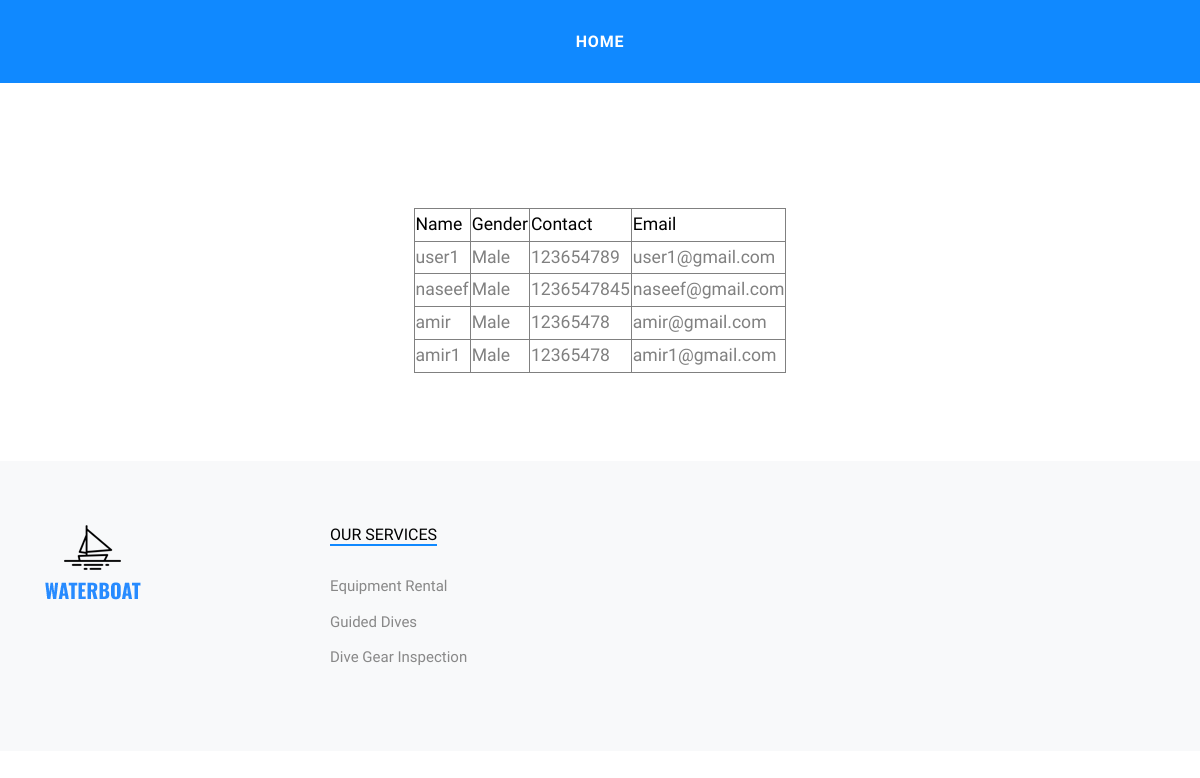
The page /admin_viewuser on the database its author committed.
### app/models.py (models this page shows)
class userr(models.Model):
    name = models.CharField(max_length=100)
    gender = models.CharField(max_length=100)
    contact = models.CharField(max_length=100)
    email = models.EmailField(max_length=100)
    password = models.CharField(max_length=100)
    user_id = models.ForeignKey(User,on_delete=models.CASCADE)

### app/views.py (the view)
# urls.py: path('admin_viewuser',views.viewuser,name='admin_viewuser'),
def viewuser(request):
    data = userr.objects.all()
    return render(request,'admin_viewuser.html',{'a':data})

### template/admin_viewuser.html (shortened to what this page needs)
<!DOCTYPE html>
<html lang="en">
  {% load static %}
<head>
  <link rel="stylesheet" href="/static/main/fonts/icomoon/style.css">
  <link rel="stylesheet" href="/static/main/css/bootstrap.min.css">
  <link rel="stylesheet" href="/static/main/css/jquery-ui.css">
  <link rel="stylesheet" href="/static/main/css/owl.carousel.min.css">
  <link rel="stylesheet" href="/static/main/css/owl.theme.default.min.css">
  <link rel="stylesheet" href="/static/main/css/owl.theme.default.min.css">
  <link rel="stylesheet" href="/static/main/css/jquery.fancybox.min.css">
  <link rel="stylesheet" href="/static/main/css/bootstrap-datepicker.css">
  <link rel="stylesheet" href="/static/main/fonts/flaticon/font/flaticon.css">
  <link rel="stylesheet" href="/static/main/css/aos.css">
  <link href="/static/main/css/jquery.mb.YTPlayer.min.css" media="all" rel="stylesheet" type="text/css">
  <link rel="stylesheet" href="/static/main/css/style.css">
</head>
<body data-spy="scroll" data-target=".site-navbar-target" data-offset="300">
  <div class="site-wrap">
    <div class="header-top bg-light">
      <div class="site-navbar py-2 js-sticky-header site-navbar-target d-none pl-0 d-lg-block" role="banner">
        <div class="container">
          <div class="d-flex align-items-center">
            <div class="mx-auto">
              <nav class="site-navigation position-relative text-right" role="navigation">
                <ul class="site-menu main-menu js-clone-nav mr-auto d-none pl-0 d-lg-block">
                  <li>
                    <a href="{% url 'admin_homepage' %}" class="nav-link text-left">Home</a>
                  </li>
                </ul>
              </nav>
            </div>
          </div>
        </div>
      </div>
    </div>
    <div class="site-section">
      <br><br><br><br>
<!DOCTYPE html>
<html lang="en">
<head>
</head>
<body>
        <table align="center" border="1">
            <thead style="color: black;" >
              <tr>
                <td>Name</td>
                <td>Gender</td>
                <td>Contact</td>
                <td>Email</td>
            </tr>
            </thead>
            <tbody>
              {% for i in a %}
              <tr>
                <td>{{ i.name }}</td>
                <td>{{ i.gender }}</td>
                <td>{{ i.contact }}</td>
                <td>{{ i.email }}</td>
              </tr>
              {% endfor %}
            </tbody>
        </table>
</body>
</html>
    </div>
    <div class="footer bg-light">
      <div class="container">
        <div class="row">
          <div class="col-lg-3">
            <p class="mb-4"><img src="{% static 'Index/images/logo2.png' %}" alt="Image" class="img-fluid"></p>
          </div>
          <div class="col-lg-3">
            <h3 class="footer-heading"><span>Our Services</span></h3>
            <ul class="list-unstyled">
              <li><a>Equipment Rental</a></li>
              <li><a>Guided Dives</a></li>
              <li><a>Dive Gear Inspection</a></li>
            </ul>
          </div>
        </div>
      </div>
    </div>
  </div>
</body>
</html>

### static/Index/css/style.css (style rules this page uses)
html { overflow-x: hidden; }
body { line-height: 1.7; color: gray; font-weight: 300; font-size: 1.1rem; }
a { -webkit-transition: .3s all ease; -o-transition: .3s all ease; transition: .3s all ease; }
h1, h2, h3, h4, h5, .h1, .h2, .h3, .h4, .h5 { font-family: "Oswald", sans-serif; }
.site-wrap:before { display: none; -webkit-transition: .3s all ease-in-out; -o-transition: .3s all ease-in-out; transition: .3s all ease-in-out; background: rgba(0, 0, 0, 0.6); content: ""; position: absolute; z-index: 2000; top: 0; left: 0; right: 0; bottom: 0; opacity: 0; visibility: hidden; }
.site-section { padding: 2.5em 0; }
@media (min-width: 768px) { .site-section { padding: 5em 0; } }
.site-navbar { font-family: "Oswald", sans-serif; margin-bottom: 0px; z-index: 1999; width: 100%; }
.site-navbar .site-navigation .site-menu { margin-bottom: 0; }
.site-navbar .site-navigation .site-menu a { text-decoration: none !important; display: inline-block; }
.site-navbar .site-navigation .site-menu > li { display: inline-block; }
.site-navbar .site-navigation .site-menu > li > a { text-transform: uppercase; font-size: 16px; letter-spacing: .05rem; font-weight: 900; padding: 20px 20px; color: #fff; display: inline-block; text-decoration: none !important; }
.site-mobile-menu .site-nav-wrap { padding: 0; margin: 0; list-style: none; position: relative; }
.site-mobile-menu .site-nav-wrap a { padding: 10px 20px; display: block; position: relative; color: #212529; }
.site-mobile-menu .site-nav-wrap li { position: relative; display: block; }
.site-mobile-menu .site-nav-wrap > li { display: block; position: relative; float: left; width: 100%; }
.site-mobile-menu .site-nav-wrap > li > a { padding-left: 20px; font-size: 20px; }
.sticky-wrapper .site-navbar { -webkit-transition: .3s all ease; -o-transition: .3s all ease; transition: .3s all ease; background: #1089ff; }
.sticky-wrapper .site-navbar .site-menu > li { display: inline-block; }
.footer { padding: 4rem 0; background: #000; font-size: 15px; color: #888; }
.footer .footer-heading { font-size: 16px; color: #000; margin-bottom: 30px; text-transform: uppercase; }
.footer .footer-heading > span { border-bottom: 2px solid #1089ff; }
.footer ul li { margin-bottom: 10px; }

### rows shown on the page
userr: name "user1", gender "Male", contact "123654789", email "user1@gmail.com"
userr: name "naseef", gender "Male", contact "1236547845", email "naseef@gmail.com"
userr: name "amir", gender "Male", contact "12365478", email "amir@gmail.com"
userr: name "amir1", gender "Male", contact "12365478", email "amir1@gmail.com"
